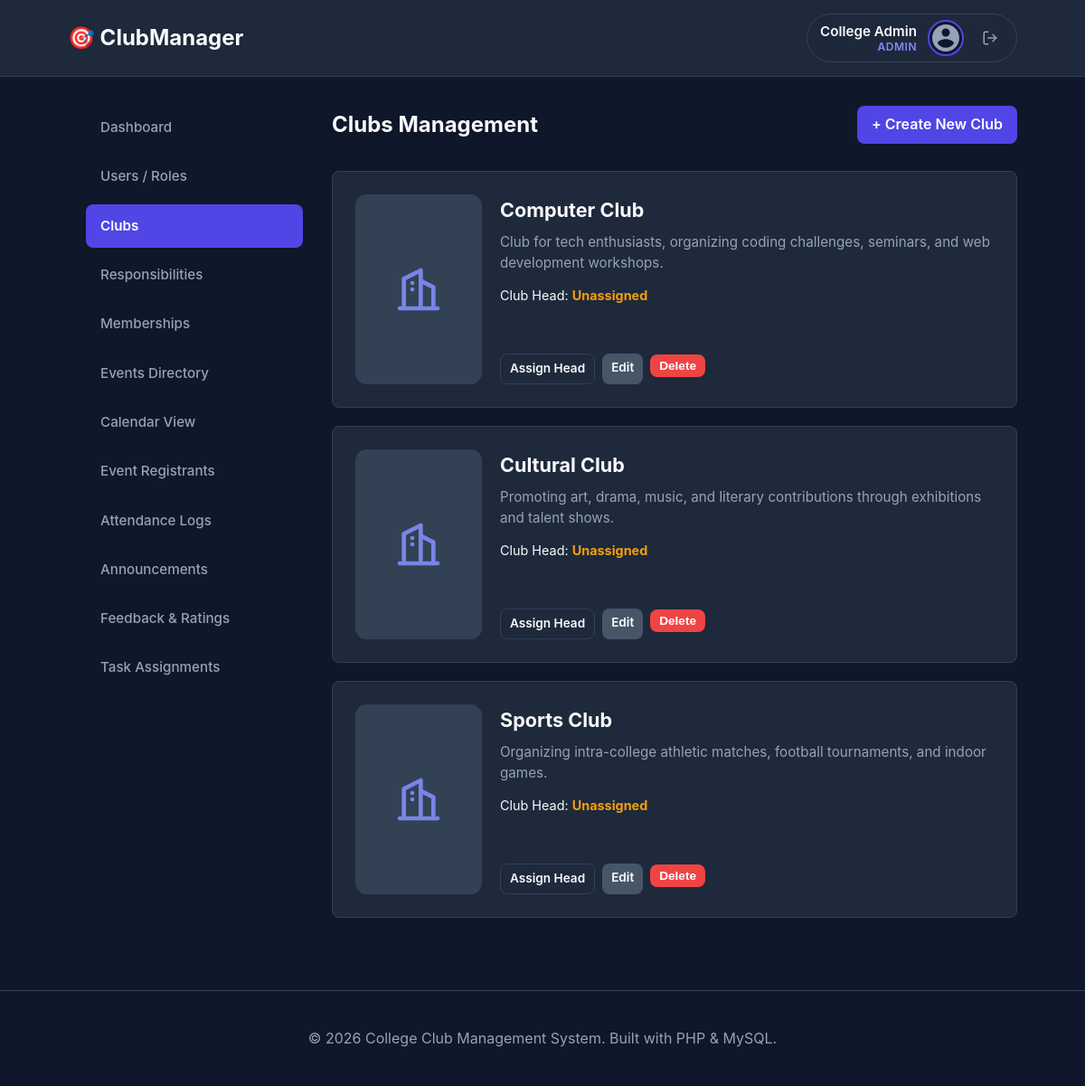
The page /admin/clubs.php (signed in) on the database its author committed.
### tables this page shows
CREATE TABLE `clubs` (
  `id` INT AUTO_INCREMENT PRIMARY KEY,
  `name` VARCHAR(100) NOT NULL UNIQUE,
  `description` TEXT,
  `club_head_id` INT DEFAULT NULL,
  `logo` VARCHAR(255) DEFAULT NULL,
  `email_subject` VARCHAR(255) DEFAULT NULL,
  `email_body` TEXT DEFAULT NULL,
  `created_at` TIMESTAMP DEFAULT CURRENT_TIMESTAMP,
  `updated_at` TIMESTAMP DEFAULT CURRENT_TIMESTAMP ON UPDATE CURRENT_TIMESTAMP,
  FOREIGN KEY (`club_head_id`) REFERENCES `users` (`id`) ON DELETE SET NULL
);

### admin/clubs.php (the view, shortened to what this page needs)
<?php
require_once '../config/database.php';
require_once '../includes/functions.php';
try {
    $stmt = $pdo->query("SELECT c.*, u.full_name AS head_name
                           FROM clubs c
                           LEFT JOIN users u ON c.club_head_id = u.id
                           ORDER BY c.name ASC");
    $clubs = $stmt->fetchAll();
} catch (PDOException $e) {
    die("Query Failed: " . htmlspecialchars($e->getMessage()));
}
?>
<?php require_once '../includes/header.php'; ?>
<?php require_once '../includes/navbar.php'; ?>
<div class="container dashboard-container">
    <?php require_once '../includes/sidebar.php'; ?>
    <main class="main-content">
        <div class="flex-header">
            <h2>Clubs Management</h2>
            <a href="create-club.php" class="btn btn-primary">+ Create New Club</a>
        </div>
        <div class="card-grid" style="grid-template-columns: repeat(auto-fill, minmax(450px, 1fr));">
            <?php if (empty($clubs)): ?>
                <p class="text-muted" style="font-style: italic;">No clubs registered inside the system.</p>
            <?php else: ?>
                <?php foreach ($clubs as $club): ?>
                    <div class="card" style="display: flex; flex-direction: row; gap: 20px; align-items: stretch;">
                        <div style="flex-shrink: 0; display: flex; align-items: stretch;">
                            <?php echo renderClubLogo($club['logo'] ?? null, $club['name'], [140, 210]); ?>
                        </div>
                        <div style="flex: 1; display: flex; flex-direction: column; justify-content: space-between;">
                            <div>
                                <h3 style="margin-top: 0; margin-bottom: 8px; font-size: 1.35rem; font-weight: 700;"><?php echo escape($club['name']); ?></h3>
                                <p style="margin-bottom: 12px; color: var(--text-muted); font-size: 0.95rem; line-height: 1.5;"><?php echo escape($club['description']); ?></p>
                                <div style="margin-bottom: 15px; font-size: 0.9rem;">
                                    <span class="text-muted">Club Head:</span>
                                    <strong>
                                        <?php echo $club['head_name'] ? escape($club['head_name']) : '<span style="color:var(--warning);">Unassigned</span>'; ?>
                                    </strong>
                                </div>
                            </div>
                            <div style="display: flex; gap: 8px; margin-top: auto; flex-wrap: wrap;">
                                <a href="assign-head.php?club_id=<?php echo $club['id']; ?>" class="btn btn-outline btn-sm">Assign Head</a>
                                <a href="edit-club.php?club_id=<?php echo $club['id']; ?>" class="btn btn-secondary btn-sm">Edit</a>
                                <form action="clubs.php" method="POST" style="display: inline;" onsubmit="return confirm('Are you sure you want to delete this club? All events, memberships, and tasks under this club will be permanently removed.');">
                                    <button type="submit" class="btn btn-danger btn-sm">Delete</button>
                                </form>
                            </div>
                        </div>
                    </div>
                <?php endforeach; ?>
            <?php endif; ?>
        </div>
    </main>
</div>
<?php require_once '../includes/footer.php'; ?>

### includes/functions.php (shortened to what this page needs)
<?php
function escape($value) {
    return htmlspecialchars($value ?? '', ENT_QUOTES, 'UTF-8');
}
function renderClubLogo($logoFilename, $clubName, $size = 60, $extraClass = '') {
    $svgW = 30;
    $svgH = 30;
    if (is_array($size)) {
        $w = $size[0];
        $h = $size[1] ?? $size[0];
        $sizeStyle = "width: {$w}px; height: {$h}px;";
        $svgW = round($w * 0.4);
        $svgH = round($h * 0.4);
    } elseif (is_numeric($size)) {
        $sizeStyle = "width: {$size}px; height: {$size}px;";
        $svgW = round($size * 0.5);
        $svgH = round($size * 0.5);
    } else {
        $sizeStyle = $size;
    }
    $src = null;
    $fontSize = '1.2rem';
    return sprintf(
        '<div class="club-logo-placeholder %s" style="%s border-radius: 12px; background: var(--border-color, #334155); color: #818cf8; display: inline-flex; align-items: center; justify-content: center; font-size: %s; font-weight: 700; flex-shrink: 0; border: 1px solid var(--border-color);"><svg width="%d" height="%d" viewBox="0 0 24 24" fill="none" stroke="currentColor" stroke-width="2" stroke-linecap="round" stroke-linejoin="round" aria-hidden="true" style="opacity: 0.9;"><path d="M3 21h18"></path><path d="M5 21V7l8-4v18"></path><path d="M19 21V11l-6-3"></path><path d="M9 9l0 .01"></path><path d="M9 12l0 .01"></path></svg></div>',
        escape($extraClass),
        $sizeStyle,
        $fontSize,
        $svgW,
        $svgH
    );
}
?>

### assets/css/style.css (style rules this page uses)
:root { --primary-color: #4f46e5; --primary-hover: #4338ca; --bg-dark: #0f172a; --bg-card: #1e293b; --text-main: #f8fafc; --text-muted: #94a3b8; --border-color: #334155; --success: #10b981; --danger: #ef4444; --warning: #f59e0b; --info: #06b6d4; --radius: 8px; --transition: all 0.3s ease; }
* { margin: 0; padding: 0; box-sizing: border-box; }
body { font-family: -apple-system, BlinkMacSystemFont, "Segoe UI", Roboto, Oxygen, Ubuntu, Cantarell, "Open Sans", sans-serif; background-color: var(--bg-dark); color: var(--text-main); line-height: 1.6; }
.container { width: 90%; max-width: 1200px; margin: 0 auto; padding: 0 15px; }
.btn { display: inline-block; padding: 8px 16px; border-radius: var(--radius); text-decoration: none; font-weight: 600; cursor: pointer; transition: var(--transition); border: none; }
.btn-sm { padding: 5px 10px; font-size: 0.85rem; }
.btn-primary { background-color: var(--primary-color); color: white !important; }
.btn-secondary { background-color: #475569; color: white !important; }
.btn-outline { background-color: transparent; border: 1px solid var(--border-color); color: var(--text-main) !important; }
.btn-danger { background-color: var(--danger); color: white !important; }
.dashboard-container { display: flex; gap: 32px; margin-top: 32px; min-height: 70vh; }
.main-content { flex-grow: 1; min-width: 0; }
.card-grid { display: grid; grid-template-columns: repeat(auto-fill, minmax(300px, 1fr)); gap: 20px; margin-top: 20px; }
.card { background-color: var(--bg-card); border: 1px solid var(--border-color); border-radius: var(--radius); padding: 25px; display: flex; flex-direction: column; justify-content: space-between; }
.card h3 { margin-bottom: 10px; }
.card p { color: var(--text-muted); margin-bottom: 20px; flex-grow: 1; }
.flex-header { display: flex; justify-content: space-between; align-items: center; margin-bottom: 30px; }

### rows shown on the page
clubs: name "Computer Club", description "Club for tech enthusiasts, organizing coding challenges, seminars, and web development workshops."
clubs: name "Cultural Club", description "Promoting art, drama, music, and literary contributions through exhibitions and talent shows."
clubs: name "Sports Club", description "Organizing intra-college athletic matches, football tournaments, and indoor games."

### other values the page prints
$fullName "College Admin"
$roleLabel "ADMIN"
$item['label'] "Dashboard"
$item['label'] "Users / Roles"
$item['label'] "Clubs"
$item['label'] "Responsibilities"
$item['label'] "Memberships"
$item['label'] "Events Directory"
$item['label'] "Calendar View"
$item['label'] "Event Registrants"
$item['label'] "Attendance Logs"
$item['label'] "Announcements"
$item['label'] "Feedback & Ratings"
$item['label'] "Task Assignments"
